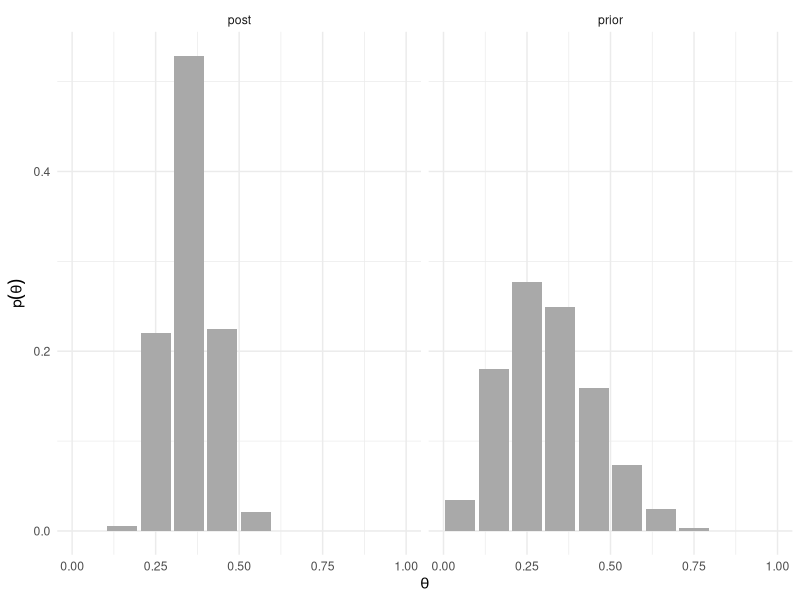
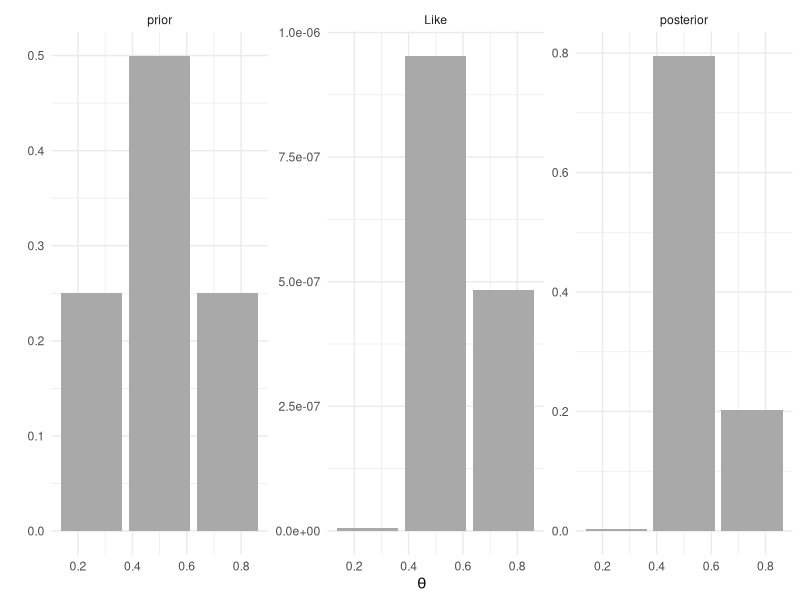
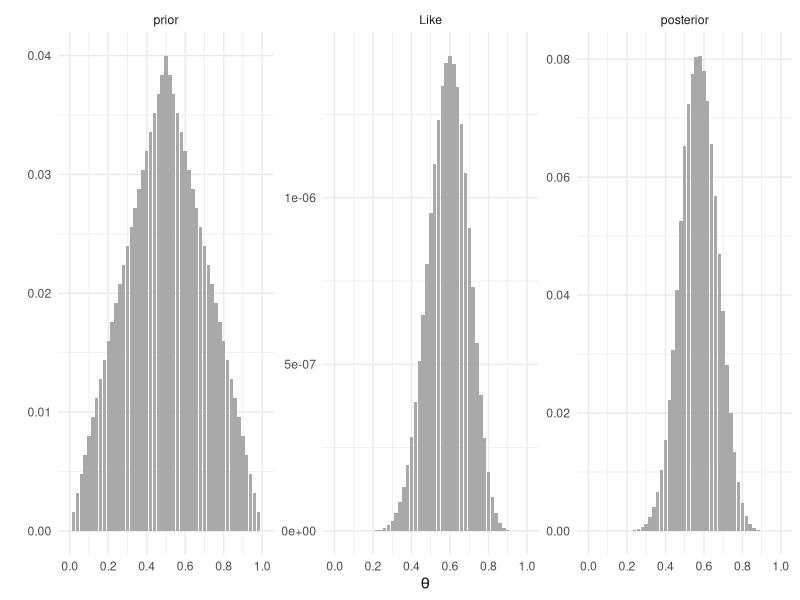
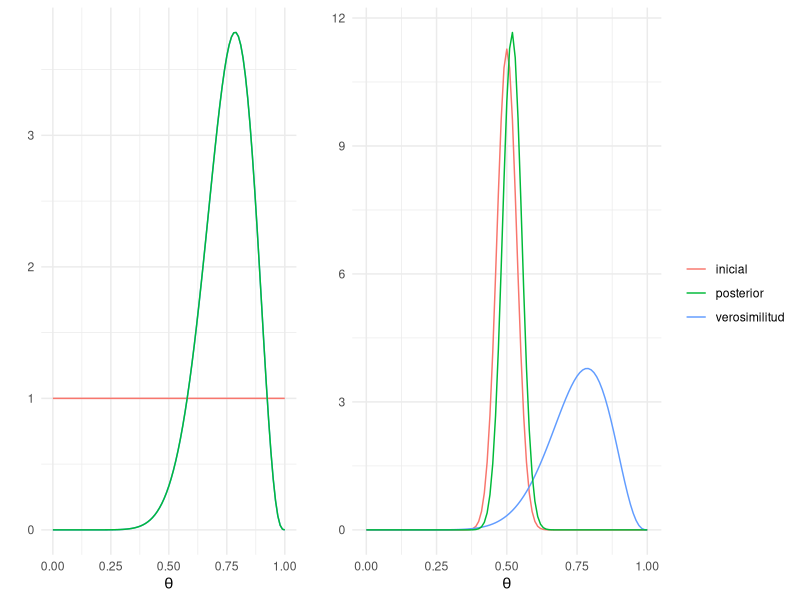
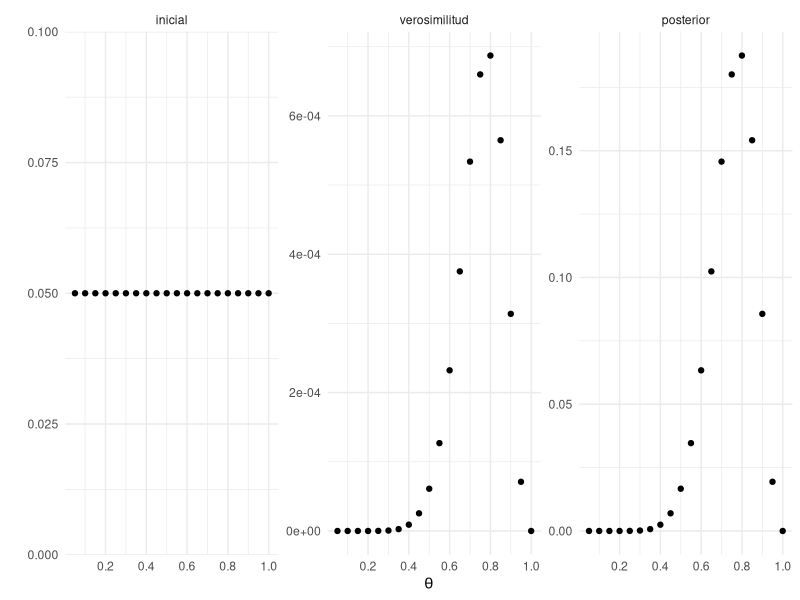
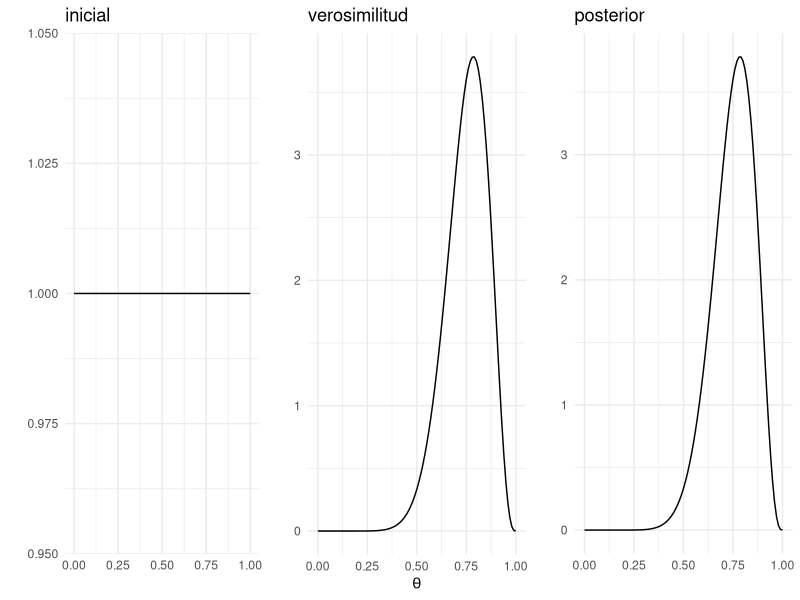
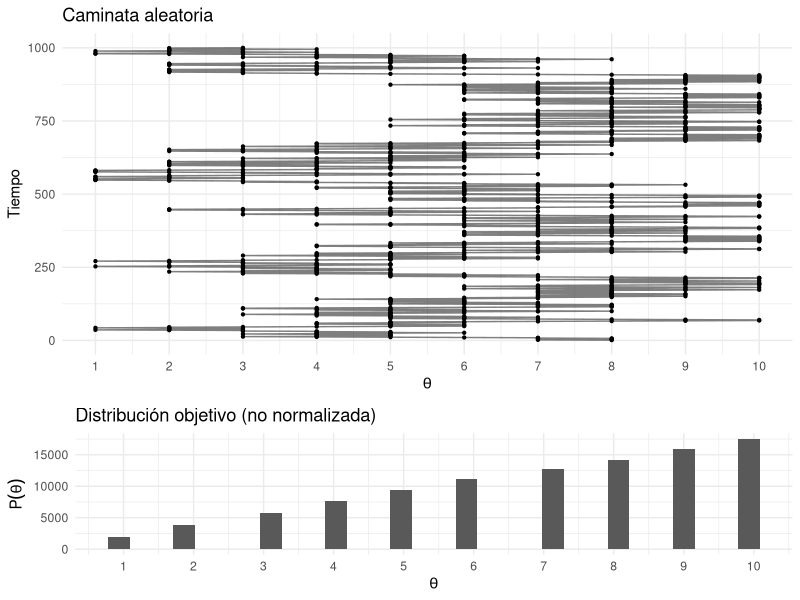
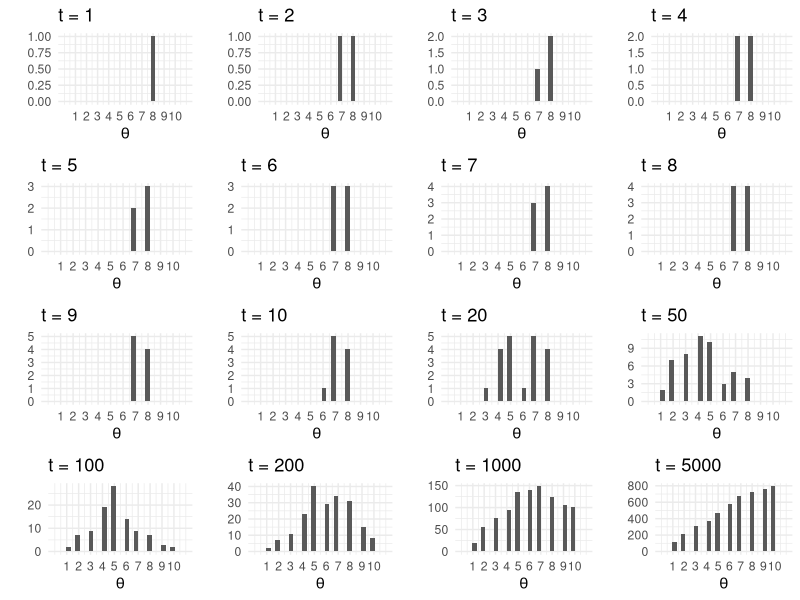

Recreate these plots in R, in order.
## ---- chunk 1
knitr::opts_chunk$set(
    comment = "#>",
    collapse = TRUE, 
    cache=TRUE
  )
comma <- function(x) format(x, digits = 2, big.mark = ",")
options(digits=3)

library(tidyverse)
library(gridExtra)
theme_set(theme_minimal())
## ---- chunk 2
theta <- seq(0.05, 0.95, 0.1)
pesos.prior <- c(1, 5.2, 8, 7.2, 4.6, 2.1, 0.7, 0.1, 0, 0)
prior <- pesos.prior/sum(pesos.prior) 
prior_df <- data_frame(theta, prior = round(prior, 3))
prior_df
## ---- chunk 3
library(LearnBayes)
N <- 30 # estudiantes
z <- 11 # éxitos

# Verosimilitud
Like <- theta ^ z * (1 - theta) ^ (N - z)
product <- Like * prior

# Distribución posterior (normalizamos)
post <- product / sum(product)

dists <- bind_cols(prior_df, post = post)
round(dists, 3)

# También podemos usar la función pdisc
pdisc(p = theta, prior = prior, data = c(z, N - z)) %>% round(3)

# Alargamos los datos para graficar
dists_l <- dists %>% 
  gather(dist, val, prior:post)

ggplot(dists_l, aes(x = theta, y = val)) +
  geom_bar(stat = "identity", fill = "darkgray") + 
  facet_wrap(~ dist) +
  labs(x = expression(theta), y = expression(p(theta))) 
## ---- chunk 4
theta <- c(0.25, 0.5, 0.75)
prior <- data_frame(theta, p = c(0.25, 0.5, 0.25))
## ---- chunk 5
# Modelo 1, creamos una inicial que puede tomar 3 valores
p_M1 <- data_frame(theta = c(0.25, 0.5, 0.75), prior = c(0.25, 0.5, 0.25), 
  modelo ="M1")
p_M1

# Modelo 2, Creamos una inicial que puede tomar 51 valores
p <- seq(0, 24, 1)
p
p2 <- c(p, 25, sort(p, decreasing = TRUE))
p2
p_M2 <- data_frame(theta = seq(0, 1, 0.02), prior = p2 / sum(p2), 
  modelo = "M2")
p_M2

#Parámetros
N <- 20 # estudiantes
z <- 12 # éxitos

dists_h <- bind_rows(p_M1, p_M2) %>% # base de datos horizontal
    group_by(modelo) %>%
    mutate(
        Like = theta ^ z * (1 - theta) ^ (N - z), # verosimilitud 
        posterior = (Like * prior) / sum(Like * prior)
      ) 
dists_h

dists <- dists_h %>% # base de datos larga
    gather(dist, valor, prior, Like, posterior) %>% 
    mutate(dist = factor(dist, levels = c("prior", "Like", "posterior")))
dists

ggplot(filter(dists, modelo == "M1"), aes(x = theta, y = valor)) +
    geom_bar(stat = "identity", fill = "darkgray") +
    facet_wrap(~ dist, scales = "free") +
    scale_x_continuous(expression(theta), breaks = seq(0, 1, 0.2)) +
    labs(y = "")

ggplot(filter(dists, modelo == "M2"), aes(x = theta, y = valor)) +
    geom_bar(stat = "identity", fill = "darkgray") +
    facet_wrap(~ dist, scales = "free") +
    scale_x_continuous(expression(theta), breaks = seq(0, 1, 0.2)) +
    labs(y = "")

## ---- chunk 6
factorBayes <- function(N, z){
  evidencia <- bind_rows(p_M1, p_M2) %>% # base de datos horizontal
    group_by(modelo) %>%
    mutate(
      Like = theta ^ z * (1 - theta) ^ (N - z), # verosimilitud 
      posterior = (Like * prior) / sum(Like * prior)
    ) %>%
    summarise(evidencia = sum(prior * Like))
  print(evidencia)
  return(evidencia[1, 2] / evidencia[2, 2])
}

factorBayes(50, 25)
factorBayes(100, 75)
factorBayes(100, 10)
factorBayes(40, 38)
## ---- chunk 7
N = 14; z = 11; a = 1; b = 1
base <- ggplot(data_frame(x = c(0, 1)), aes(x)) 

p1 <- base +
    stat_function(fun = dbeta, args = list(shape1 = a, shape2 = b), 
        aes(colour = "inicial"), show.legend = FALSE) + 
    stat_function(fun = dbeta, args = list(shape1 = z + 1, shape2 = N - z + 1), 
        aes(colour = "verosimilitud"), show.legend = FALSE) + 
    stat_function(fun = dbeta, args = list(shape1 = a + z, shape2 = N - z + b), 
        aes(colour = "posterior"), show.legend = FALSE) +
      labs(y = "", colour = "", x = expression(theta))

N = 14; z = 11; a = 100; b = 100
p2 <- base +
    stat_function(fun = dbeta, args = list(shape1 = a, shape2 = b), 
        aes(colour = "inicial")) + 
    stat_function(fun = dbeta, args = list(shape1 = z + 1, shape2 = N - z + 1), 
        aes(colour = "verosimilitud")) + 
    stat_function(fun = dbeta, args = list(shape1 = a + z, shape2 = N - z + b), 
        aes(colour = "posterior")) +
      labs(y = "", colour = "", x = expression(theta))

grid.arrange(p1, p2, nrow = 1, widths = c(0.38, 0.62))
## ---- chunk 8
# N = 14, z = 11, a = 1, b = 1
P_M1 <- beta(12, 4) / beta(1, 1)
P_M1
# N = 14, z = 12, a = 100, b = 100 
P_M2 <- beta(126, 126) / beta(100, 100)
P_M2
factor_Bayes <- P_M1 / P_M2
factor_Bayes
## ---- chunk 9
# N = 14, z = 7, a = 1, b = 1
beta(8, 8) / beta(1, 1)
# N = 14, z = 7, a = 100, b = 100 
beta(107, 107) / beta(100, 100)
## ---- chunk 10
# N = 14, z = 11, a = 1, b = 1
N = 14; z = 11
inicial <- data.frame(theta = seq(0.05, 1, 0.05), inicial = rep(1/20, 20))
dists_h <- inicial %>%
    mutate(
        verosimilitud = theta ^ z * (1 - theta) ^ (N - z), # verosimilitud 
        posterior = (verosimilitud * inicial) / sum(verosimilitud * inicial)
        )  
dists <- dists_h %>% # base de datos larga
    gather(dist, valor, inicial, verosimilitud, posterior) %>% 
    mutate(dist = factor(dist, levels = c("inicial", "verosimilitud", "posterior")))

ggplot(dists, aes(x = theta, y = valor)) +
    geom_point() +
    facet_wrap(~ dist, scales = "free") +
    scale_x_continuous(expression(theta), breaks = seq(0, 1, 0.2)) +
    labs(y = "")
## ---- chunk 11
plot1 <- base + 
    stat_function(fun = dbeta, args = list(shape1 = 1, shape2 = 1)) + # inicial
    labs(x = "", y = "", title = "inicial")
plot2 <- base +
    stat_function(fun = dbeta, args = list(shape1 = 12, shape2 = 4)) + # verosimilitud
    labs(x = expression(theta), y = "", title = "verosimilitud")
plot3 <- base +
    stat_function(fun = dbeta, args = list(shape1 = 12, shape2 = 4)) + # posterior
    labs(x = "", y = "", title = "posterior")
grid.arrange(plot1, plot2, plot3, ncol=3)
## ---- chunk 12
head(dists_h)
sum(dists_h$posterior * dists_h$theta)
## ---- chunk 13
dist_cum <- cumsum(dists_h$posterior) #vector de distribución acumulada
lb <- which.min(dist_cum < 0.05) - 1
ub <- which.min(dist_cum < 0.975)
dists_h$theta[lb]
dists_h$theta[ub]
## ---- chunk 14
# calcula el factor de Bayes para el experimento Bernoulli Modelos M1 y M2
factorBayes <- function(M, s){
  evidencia <- rbind(p_M1, p_M2) %>% # base de datos horizontal
    group_by(modelo) %>%
    mutate(
      Like = theta ^ s * (1 - theta) ^ (M - s), # verosimilitud 
      posterior = (Like * prior) / sum(Like * prior)
    ) %>%
    summarise(evidencia = sum(prior * Like))
  print(evidencia)
  return(evidencia[1, 2] / evidencia[2, 2])
}

factorBayes(50, 25)
## ---- chunk 15
islas <- data.frame(islas = 1:10, pob = 1:10)

caminaIsla <- function(i){ # i: isla actual
  u <- runif(1) # volado
  v <- ifelse(u < 0.5, i - 1, i + 1)  # isla vecina (índice)
  if(v < 1 | v > 10){ # si estas en los extremos y el volado indica salir
    return(i)
  }
  u2 <- runif(1)
  p_move = min(islas$pob[v] / islas$pob[i], 1)
  if(p_move  > u2){
    return(v) # isla destino
  }
  else{
    return(i) # me quedo en la misma isla
  }
}

pasos <- 100000
camino <- numeric(pasos)
camino[1] <- sample(1:10, 1) # isla inicial
for(j in 2:pasos){
  camino[j] <- caminaIsla(camino[j - 1])
}

caminata <- data.frame(pasos = 1:pasos, isla = camino)

plot_caminata <- ggplot(caminata[1: 1000, ], aes(x = pasos, y = isla)) +
  geom_point(size = 0.8) +
  geom_path(alpha = 0.5) +
  coord_flip() + 
  labs(title = "Caminata aleatoria") +
  scale_y_continuous(expression(theta), breaks = 1:10) +
  scale_x_continuous("Tiempo")

plot_dist <- ggplot(caminata, aes(x = isla)) +
  geom_histogram() +
  scale_x_continuous(expression(theta), breaks = 1:10) +
  labs(title = "Distribución objetivo (no normalizada)", 
       y = expression(P(theta)))

grid.arrange(plot_caminata, plot_dist, ncol = 1, heights = c(4, 2))
## ---- chunk 16
t <- c(1:10, 20, 50, 100, 200, 1000, 5000)

plots_list <- lapply(t, function(i){
  ggplot(caminata[1:i, ], aes(x = isla)) +
    geom_histogram() +
    labs(y = "", x = "", title = paste("t = ", i, sep = "")) +
    scale_x_continuous(expression(theta), breaks = 1:10, limits = c(0, 11))
})

args.list <- c(plots_list,list(nrow=4,ncol=4))
do.call(grid.arrange, args.list)
## ---- chunk 17
library(expm)

transMat <- function(P){ # recibe vector de probabilidades (o población)
  T <- matrix(0, 10, 10)
  n <- length(P - 1) # número de estados
  for(j in 2:n - 1){ # llenamos por fila
    T[j, j - 1] <- 0.5 * min(P[j - 1] / P[j], 1)
    T[j, j] <- 0.5 * (1 - min(P[j - 1] / P[j], 1)) + 
               0.5 * (1 - min(P[j + 1] / P[j], 1))
    T[j, j + 1] <- 0.5 * min(P[j + 1] / P[j], 1)
  }
  # faltan los casos j = 1 y j = n
  T[1, 1] <- 0.5 + 0.5 * (1 - min(P[2] / P[1], 1))
  T[1, 2] <- 0.5 * min(P[2] / P[1], 1)
  T[n, n] <- 0.5 + 0.5 * (1 - min(P[n - 1] / P[n], 1))
  T[n, n - 1] <- 0.5 * min(P[n - 1] / P[n], 1)
  T
}

T <- transMat(islas$pob)

w <- c(0, 1, rep(0, 8))

t <- c(1:10, 20, 50, 100, 200, 1000, 5000)
expT <- map_df(t, ~data.frame(t = ., w %*% (T %^% .)))
expT_long <- expT %>%
    gather(theta, P, -t) %>% 
    mutate(theta = parse_number(theta))

ggplot(expT_long, aes(x = theta, y = P)) +
  geom_bar(stat = "identity", fill = "darkgray") + 
  facet_wrap(~ t) +
  scale_x_continuous(expression(theta), breaks = 1:10, limits = c(0, 11))
## ---- chunk 18
inicioP <- function(i){
  w <- rep(0, 10)
  w[i] <- 1
  t <- c(1, 10, 50, 100)
  expT <- map_df(t, ~data.frame(t = ., inicio = i, w %*% (T %^% .))) %>%
    gather(theta, P, -t, -inicio) %>% 
    mutate(theta = parse_number(theta))
  expT
}

expT <- map_df(c(1, 3, 5, 9), inicioP)
ggplot(expT, aes(x = as.numeric(theta), y = P)) +
  geom_bar(stat = "identity", fill = "darkgray") + 
  facet_grid(inicio ~ t) +
  scale_x_continuous(expression(theta), breaks = 1:10, limits = c(0, 11))

## ---- chunk 19
# p(theta) con theta = 0.4, a = 2, b = 2
dbeta(0.4, 2, 2)
# Definimos la distribución inicial
prior <- function(a = 1, b = 1){
  function(theta) dbeta(theta, a, b)
}
## ---- chunk 20
# Verosimilitid binomial
likeBern <- function(z, N){
  function(theta){
    theta ^ z * (1 - theta) ^ (N - z)
  }
}

## ---- chunk 21
# posterior no normalizada
postRelProb <- function(theta){
  mi_like(theta) * mi_prior(theta)
}
## ---- chunk 22
# Datos observados
N = 14
z = 11

# Defino mi inicial y la verosimilitud
mi_prior <- prior() # inicial uniforme
mi_like <- likeBern(z, N) # verosimilitud de los datos observados
## ---- chunk 23
# para cada paso decidimos el movimiento de acuerdo a la siguiente función
caminaAleat <- function(theta){ # theta: valor actual
  salto_prop <- rnorm(1, 0, sd = 0.1) # salto propuesto
  theta_prop <- theta + salto_prop # theta propuesta
  if(theta_prop < 0 | theta_prop > 1){ # si el salto implica salir del dominio
    return(theta)
  }
  u <- runif(1) 
  p_move <-  min(postRelProb(theta_prop) / postRelProb(theta), 1) # prob mover
  if(p_move  > u){
    return(theta_prop) # aceptar valor propuesto
  }
  else{
    return(theta) # rechazar
  }
}

# Realizamos 6,000 pasos
set.seed(47405)

pasos <- 6000
camino <- numeric(pasos) # vector que guardará las simulaciones
camino[1] <- 0.1 # valor inicial

# Generamos la caminata aleatoria
for (j in 2:pasos){
  camino[j] <- caminaAleat(camino[j - 1])
}

caminata <- data.frame(pasos = 1:pasos, theta = camino)

# Graficamos los primeros 3,000 pasos
ggplot(caminata[1:3000, ], aes(x = pasos, y = theta)) +
  geom_point(size = 0.8) +
  geom_path(alpha = 0.5) +
  scale_y_continuous(expression(theta), limits = c(0, 1)) +
  scale_x_continuous("Tiempo") +
  geom_vline(xintercept = 600, color = "red", alpha = 0.5)
## ---- chunk 24
# Excluímos las primeras observaciones (etapa de calentamiento)
caminata_f <- filter(caminata, pasos > 600)
ggplot(caminata_f, aes(x = theta)) +
  geom_density(adjust = 2, aes(color = "posterior")) +
  labs(title = "Distribución posterior", 
       y = expression(p(theta)), 
       x = expression(theta)) + 
  stat_function(fun = mi_prior, aes(color = "inicial")) + # inicial
  xlim(0, 1)
## ---- chunk 25
mean(caminata_f$theta)
sd(caminata_f$theta)
## ---- chunk 26
sims_y <- rbinom(nrow(caminata_f), size = 1, prob = caminata_f$theta)
mean(sims_y) # p(y = 1 | x) probabilidad predictiva
sd(sims_y)
